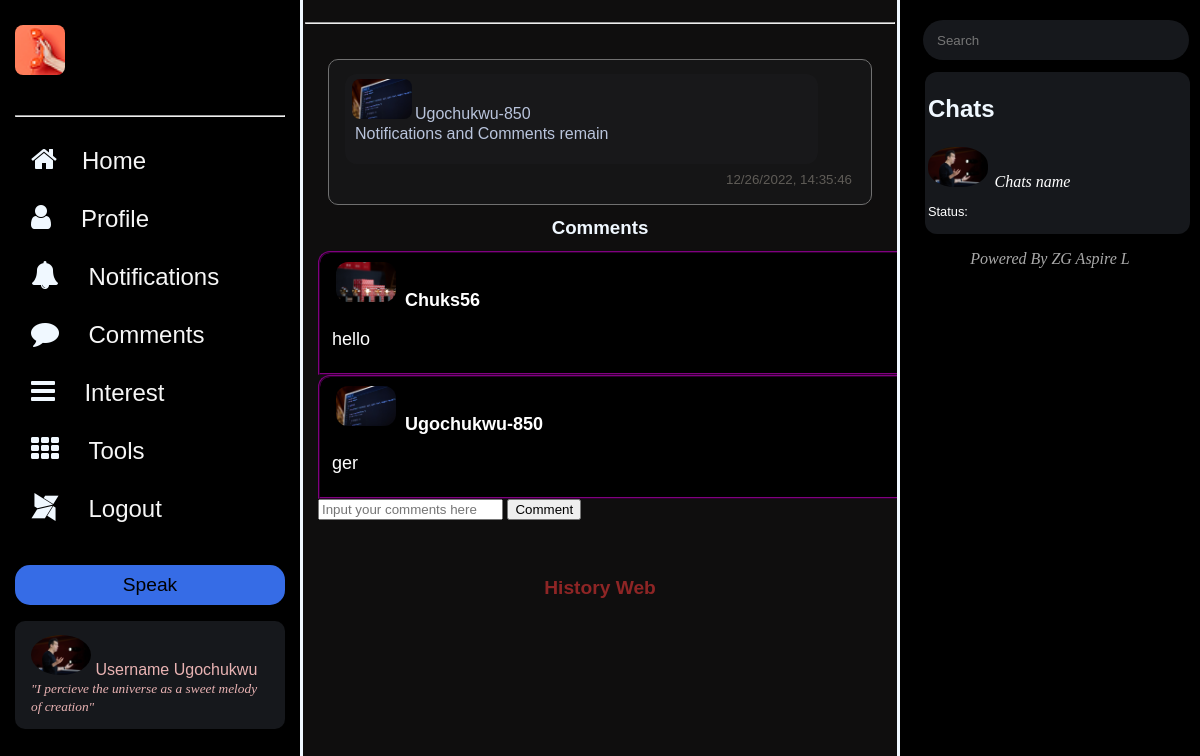
Page /comments/9 (signed in) on the committed database.
### tables this page shows
CREATE TABLE posts(user_id INTEGER , post TEXT, image_path TEXT ,time TEXT,  post_id INTEGER PRIMARY KEY AUTOINCREMENT, FOREIGN KEY(user_id) REFERENCES users(id));

CREATE TABLE users(id INTEGER PRIMARY KEY AUTOINCREMENT , name TEXT, username TEXT,nickname TEXT,  hash TEXT, quote TEXT, email TEXT, coverphoto_path TEXT, dp_path TEXT);

CREATE TABLE comments(post_id INTEGER, comment_id INTEGER PRIMARY KEY AUTOINCREMENT, commentors_user_id INTEGER, comment TEXT);

### app.py (the view, shortened to what this page needs)
@app.route("/comments/<post_id>", methods=["GET", "POST"])
@login_required
def comments(post_id):
   data = db.execute("SELECT * FROM posts WHERE post_id = ?", post_id)
   users_id = data[0]["user_id"]
   user_info = db.execute("SELECT * FROM users WHERE id = ?", users_id)
   for value in data:
       value["username"] = user_info[0]["username"]
       value["dp_path"] = user_info[0]["dp_path"]
   comments_user_info =  db.execute("SELECT * FROM users JOIN comments ON comments.commentors_user_id = users.id AND comments.post_id = ?  ORDER BY comments.comment_id DESC", post_id)
   print(comments_user_info)
   print(data[0]["post_id"])
   return render_template("comments.html", data=data, comments=comments_user_info, post_id=data[0]["post_id"])

### app.py (called while the page is built)
@app.after_request
def after_request(response):
    response.headers["Cache-Control"] = "no-cache, no-store, must-revalidate"
    response.headers["Expires"] = 0
    response.headers["Pragma"] = "no-cache"
    return response

### helpers.py (called while the page is built)
def login_required(f):
    @wraps(f)
    def decorated_function(*args, **kwargs):
        if session.get("user_id") is None:
            return redirect("/login")
        return f(*args, **kwargs)
    return decorated_function

### templates/comments.html (shortened to what this page needs)
<!DOCTYPE html>
<html lang="en">
<head>
    <link rel="stylesheet" href="/static/comments.css">
    <link rel="stylesheet" href="https://cdnjs.cloudflare.com/ajax/libs/font-awesome/4.7.0/css/font-awesome.min.css">
</head>
<body>
    <div class="rows">
        <div class="col1">
            <p id="logo"><img src="/static/Note.png" alt="History" style="width: 50px;"></p>
            <hr>
            <ul>
                <li><span><i class="fa fa-home" style="font-size:28px" ;></i></span><a href="/">Home</a></li>
                <li><span><i class="fa fa-user" style="font-size:28px" ;></i></span><a href="/profile"
                        style="margin-left: 30px;">Profile</a></li>
                <li><span><i class="fa fa-bell" style="font-size:28px" ;></i></span> <a
                        href="/notifications">Notifications</a></li>
                <li><span><i class="fa fa-comment " style="font-size:28px;" ></i></span> <a href="#">Comments</a></li>
                <li><span><i class="fa fa-bars" style="font-size:28px" ;></i></span> <a href="/interest">Interest</a>
                </li>
                <li><span><i class="fa fa-th" style="font-size:28px" ;></i></span> <a href="#">Tools</a></li>
                <li><span><i class="fa fa-modx" style="font-size:28px" ;></i></span> <a href="/logout">Logout</a></li>
                <a href="/" style="font-weight:bolder"> <button>Speak</button></a>
            </ul>
            <div id="profile">
                <span id="dp"><a href="#"><img src="/static/cs503.jpg" alt="DP"></a></span>
                <span id="username">Username Ugochukwu </span>
                <br>
                <span id="user-link">"I percieve the universe as a sweet melody of creation"</span>
            </div>
        </div>
        <div class="col2">
            <hr id="card-line">
            {% if data %}
            {% for value in data %}
            {% if value.image_path %}
            <section id="Posts-cards">
                <div class="post-card-name">
                    <span id="dp"><img src="{{value.dp_path}}" alt="DP"><span
                            id="username-post">{{value.username}}</span></span>
                    <p id="post-text">{{value.post}}</p>
                </div>
                <img src="{{value.image_path}}" alt="post-image" id="post-image">
                <p id="time-stamp">{{value.time}}</p>
            </section>
            {% else %}
            <section id="Posts-cards">
                <div class="post-card-name">
                    <span id="dp"><img src="{{value.dp_path}}" alt="DP"><span
                            id="username-post">{{value.username}}</span></span>
                    <p id="post-text">{{value.post}}</p>
                </div>
                <p id="time-stamp">{{value.time}}</p>
            </section>
            {% endif %}
            {% endfor %}
            {% endif %}
            <h3 style="font-weight:bolder; text-align:center; margin:12px; ">Comments</h3>
            {% if comments%}
            {% for comment in comments %}
            <div class="comments">
                <img src="{{comment.dp_path}}" alt="posters dp">
                <strong>{{comment.username}}</strong>
                <br>
                <p>{{comment.comment}}</p>
            </div>
            {% endfor %}
            {%else%}
            <h4 style="text-align:center; color:aqua; font-weight:lighter; font-style:oblique; opacity:0.3;"> Are you the only one who
                knows about this fact !!!!!!! <br> Be the first to shed more light</h4>
            {% endif %}
            <form action="/comments/{{post_id}}" method="post">
                <input type="text" name="comment" placeholder="Input your comments here">
                <input type="submit" value="Comment">
            </form>
            <div class="footer">
                <a href="#">History Web</a>
            </div>
        </div>
        <div class="col3">
            <div id="chat-user">
                <form action="/chat_search" method="post">
                    <input type="text" name="search-chat" placeholder="Search" minlength="2">
                </form>
                <table>
                    <thead>
                        <th>
                            <h2> Chats</h2>
                        </th>
                    </thead>
                    <tr>
                        <td>
                            <a href="/messages">
                                <div class="chat">
                                    <img src="/static/cs503.jpg" alt="Chats_rec img" id="dp">
                                    <span>Chats name</span>
                                    <p style="font-size:.8rem;">Status:</p>
                                </div>
                            </a>
                        </td>
                    </tr>
                </table>
                <p
                    style="display:block; text-align:center; color:darkgray; font-family:'Times New Roman', Times, serif; font-style:italic">
                    Powered By ZG Aspire L
                </p>
            </div>
        </div>
</body>
</html>

### static/comments.css (style rules this page uses)
body { margin:0; background-color: black; color: aliceblue; font-family: 'Gill Sans', 'Gill Sans MT', Calibri, 'Trebuchet MS', sans-serif; }
#profile img { width: 60px; border-radius: 50%; }
#dp { width: 60px; height: auto; border-radius: 40%; }
.rows { height: 100vh; display: grid; grid-template-columns: 25% 50% 25%; grid-template-areas: "bowl content content2"; border-right: 2px #8e2525; }
.col1 { padding: 15px; border: 5px white; border-width: 4px; border-color: #e9b3b3; }
.col2 { padding: 15px; border-top-style: none; border-bottom-style: none; border-left-style: solid; border-right-style:solid ; font: bolder; overflow-x: hidden; background-color: rgb(15, 14, 14); }
.col3 { padding: 15px; overflow-x: scroll; }
.post-card-name { border: #16181C; border-radius: 12px; color: #b9c4dc; font-family: 'Franklin Gothic Medium', 'Arial Narrow', Arial, sans-serif; margin-bottom: 7px; background-color:rgba(28, 29, 31, 0.5); padding: 5px 7px; width: 90%; }
#Posts-cards { margin: 10px; padding: 14px 16px; margin-top: 40px; border: 1px solid #707070; border-radius: 10px; display: block; background-color:rgba(28, 29, 31, 0.5); color: rgb(95, 92, 87) }
#username-post { margin-left: 2px; padding: 1px; }
#user-link { font-stretch: expanded; font-family: 'Times New Roman', Times, serif; font-style: oblique; font: bolder; font-size: smaller; }
#dp { width: 60; height: auto; border-radius: 45%; }
#username { margin-top: -4px; }
#post-text { margin-top: 2px; margin-left: 3px; }
#time-stamp { padding: 1px; margin: 2px; font-size: smaller; text-align: end; }
.footer a { font-size: larger; font-weight: bold; text-decoration: none; color: #8e2525; lighting-color: #e9b3b3; }
.footer { margin: 7px; padding: 50px; text-align: center; }
ul { list-style-type: none; margin-left: -40px; }
#logo { margin-top: 10px; padding-bottom: 20px; }
li a { text-decoration: none; color: #f6f6f6; font-size: 1.5rem; margin-left: 25px; }
li { padding: 12px 16px; border-radius: 10px; margin-top: 4px; }
button { width: 100%; align-self: center; font-size: larger; margin-top: 30px; height: 40px; border: 2px #707070; border-radius: 15px; background-color: rgba(60, 120, 1800, .9); }
#profile { margin-top: auto; padding: 14px 16px; background-color: #16181C; border-radius: 10px; border-color: #707070; color: #e9b3b3; width: auto; height: auto; box-shadow: 2px blue; }
#card-line { margin-left:-13px; margin-right:-13px; margin-top: 7px; margin-bottom: -5px; height: .01px; }
a { cursor: pointer; color: white; text-decoration: none; }
#chat-user span { font:bolder; font-style: oblique; font-family: 'Times New Roman', Times, serif; margin-left: 2px; }
#chat-user input[type=text] { border: #16181C; border-radius: 40px; height: 40px; margin-top: 5px; width: 88%; padding: 0px 14px; margin-left: 8px; margin-bottom: -8px; background-color: #16181C; }
table { background-color: #16181C;; border: rgb(22, 24, 28); border-radius: 12px; width: 98%; margin-top: 20px; margin-bottom: 10px; margin-left: 10px; margin-right: -20px; max-height: 50%; }
th { font-family: Arial, Helvetica, sans-serif; text-align: start; border-bottom: 2px; }
tr { overflow-wrap: break-word; margin-bottom: 2px; margin-left: 14px; padding: 14px 24px; }
img { width: 60px; border: #16181C; border-radius: 8px; }
.comments { border: 2px purple ridge; margin: 0; width: 100%; height: auto; background-color: black; color: white; font-size: large; font-family: 'Franklin Gothic Medium', 'Arial Narrow', Arial, sans-serif; padding: 5px 12px; border-top-left-radius: 12px; }
.comments img { border-radius: 12px; margin: 4px; }

### rows in the picture
posts: dp_path (picture), username "Ugochukwu-850", post "Notifications and Comments remain", time "12/26/2022, 14:35:46"
users: dp_path (picture), username "Chuks56", comment "hello"
users: dp_path (picture), username "Ugochukwu-850", comment "ger"
